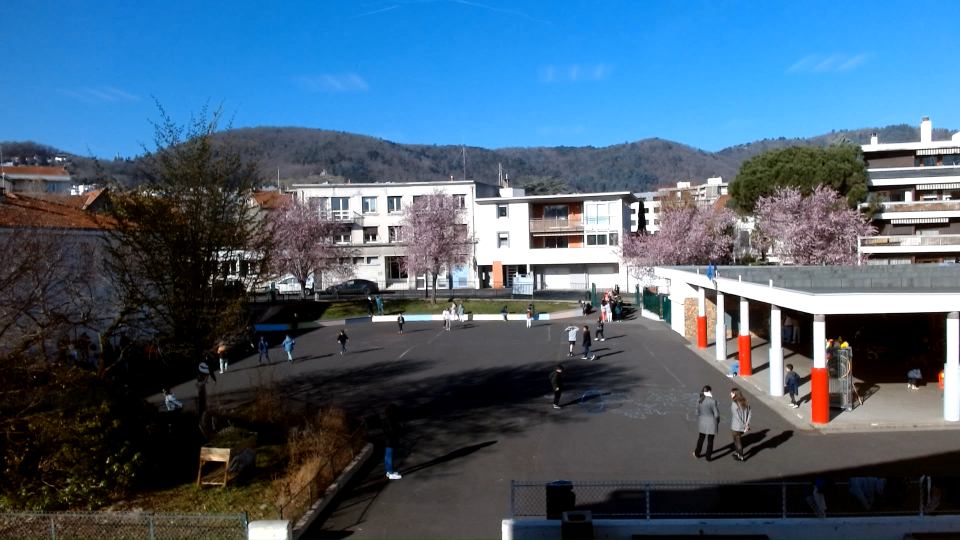
#> input picture Real_playground.png, 1920 x 1080 px, found by its file name (shown at 1/2 size)
$ python draw_grid.py
#> lines starting #> are read from the running program, lines starting #| are printed output that depends on the picture; after the words box and inside, x2 and y2 are one past the last pixel; in counts of white or black regions, pixels touching at a corner belong together
### project_paths.py
"""Repository-relative paths and lightweight CLI configuration (no ML imports)."""
import argparse
import json
import os
from pathlib import Path

ROOT = Path(__file__).resolve().parent
DEFAULTS = {
    'video': 'videos/WIN_20260326_10_00_11_Pro.mp4',
    'output_dir': 'playground_results',
    'detector_checkpoint': 'models/yolo26x.pt',
    'calibration': 'configs/calibration/calibration_matrix_playground.json',
    'tracker_config': None,
    'models_dir': 'models',
    'external_dir': 'external',
}


def repo_path(value):
    p = Path(os.path.expandvars(os.path.expanduser(str(value))))
    return str(p if p.is_absolute() else ROOT / p)


def load_paths(config=None):
    values = dict(DEFAULTS)
    configured = config or os.environ.get('PLAYGROUND_CONFIG')
    candidate = Path(repo_path(configured)) if configured else ROOT/'configs/paths.local.json'
    if candidate.is_file():
        supplied = json.loads(candidate.read_text(encoding='utf8'))
        unknown = set(supplied)-set(values)
        if unknown: raise ValueError(f'Unknown path settings: {sorted(unknown)}')
        values.update(supplied)
    elif configured:
        raise FileNotFoundError(candidate)
    for key,value in values.items():
        if value is not None:
            if not isinstance(value,str) or not value: raise ValueError(f'Invalid path setting: {key}')
            values[key] = repo_path(value)
    return values


# [9 lines left out: function stage_paths, not called in this run]


def checkpoint_path(name):
    return str(Path(load_paths()['models_dir']) / name)


def external_path(name=''):
    return str(Path(load_paths()['external_dir']) / name)


def output_path(name):
    return str(Path(load_paths()['output_dir']) / name)

### tools/draw_grid.py
# Allow both python -m PACKAGE.NAME and direct script execution.
if __package__ in (None, ""):
    import sys as _sys
    from pathlib import Path as _Path
    _sys.path.insert(0, str(_Path(__file__).resolve().parents[1]))
from project_paths import repo_path, checkpoint_path, external_path, output_path, load_paths
import sys as _dependency_sys
_dependency_sys.path.insert(0, external_path())
import cv2
import numpy as np
import json
import os

def draw_virtual_grid(image_path, matrix_path):
    # 1. Load image and matrix
#> called with image_path = 'assets/reference/Real_playground.png'
    if not os.path.exists(matrix_path):
        print("Matrix file not found!")
        return

    img = cv2.imread(image_path)
#> img is the input picture: shape (1080, 1920, 3); mean B, G, R 117.7, 96.3, 72.1
    h_img, w_img = img.shape[:2]
#> h_img = 1080; w_img = 1920

    with open(matrix_path, "r") as f:
#> (reads calibration_matrix_playground.json from the repository)
        data = json.load(f)
        H = np.array(data["homography_matrix"])

    # 2. Calculate inverse matrix to convert from Meters -> Pixels
    # H: Pixel -> World  ==>  H_inv: World -> Pixel
    try:
        H_inv = np.linalg.inv(H)
    except:
        print("Matrix is not invertible!")
        return

    def world_to_pixel(x_world, y_world):
        """Function to convert from Meters to Pixels for drawing"""
        vec_world = np.array([x_world, y_world, 1]).reshape(3, 1)
        vec_pixel = np.dot(H_inv, vec_world)
        u = vec_pixel[0] / vec_pixel[2]
        v = vec_pixel[1] / vec_pixel[2]
        return int(u), int(v)

    # 3. Configure grid (Draw grid within which range?)
    # Assume drawing from -10m to 30m (depending on how wide your field is)
    START_X, END_X = -18, 40
    START_Y, END_Y = -10, 50
    STEP = 2 # Draw one line every 2 meters (to avoid clutter)
    overlay = img.copy()

    # 4. Draw vertical lines (along Y axis)
    for x in range(START_X, END_X, STEP):
        # Get 2 endpoints in real world coordinates
        pt1_real = (x, START_Y)
        pt2_real = (x, END_Y)

        # Convert to pixels
        pt1_pixel = world_to_pixel(*pt1_real)
        pt2_pixel = world_to_pixel(*pt2_real)

        # Draw (Blue color)
        cv2.line(overlay, pt1_pixel, pt2_pixel, (255, 100, 0), 1)
        # Write meter number
        if -1000 < pt1_pixel[0] < 3000 and -1000 < pt1_pixel[1] < 3000:
             cv2.putText(overlay, f"{x}m", pt1_pixel, cv2.FONT_HERSHEY_SIMPLEX, 0.4, (255,255,255), 1)
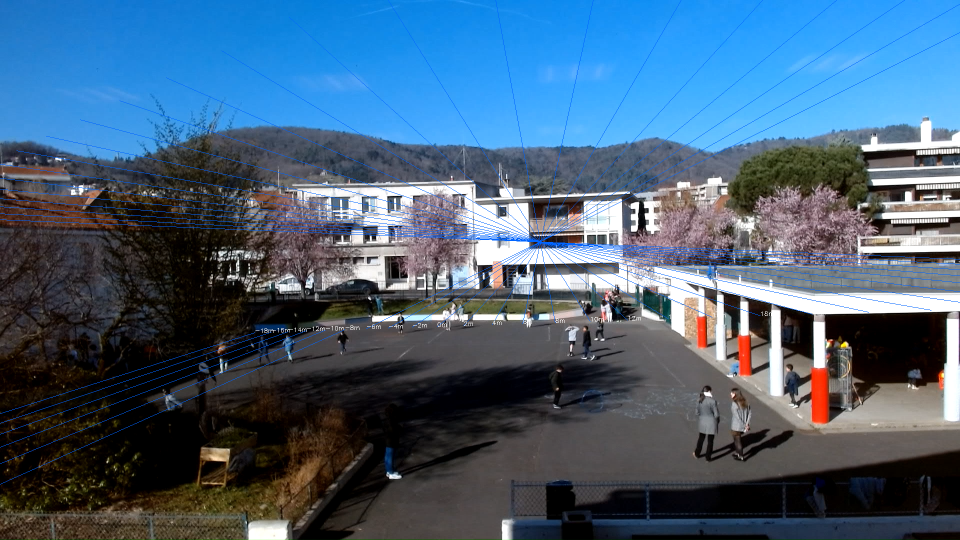
#> overlay: shape (1080, 1920, 3) (shown at 1/2 size); 1.62% of pixels changed, all inside (x1, y1, x2, y2) = (0, 0, 1920, 969)

    # 5. Draw horizontal lines (along X axis)
    for y in range(START_Y, END_Y, STEP):
        pt1_real = (START_X, y)
        pt2_real = (END_X, y)

        pt1_pixel = world_to_pixel(*pt1_real)
        pt2_pixel = world_to_pixel(*pt2_real)

        # Draw (Blue color)
        cv2.line(overlay, pt1_pixel, pt2_pixel, (255, 100, 0), 1)
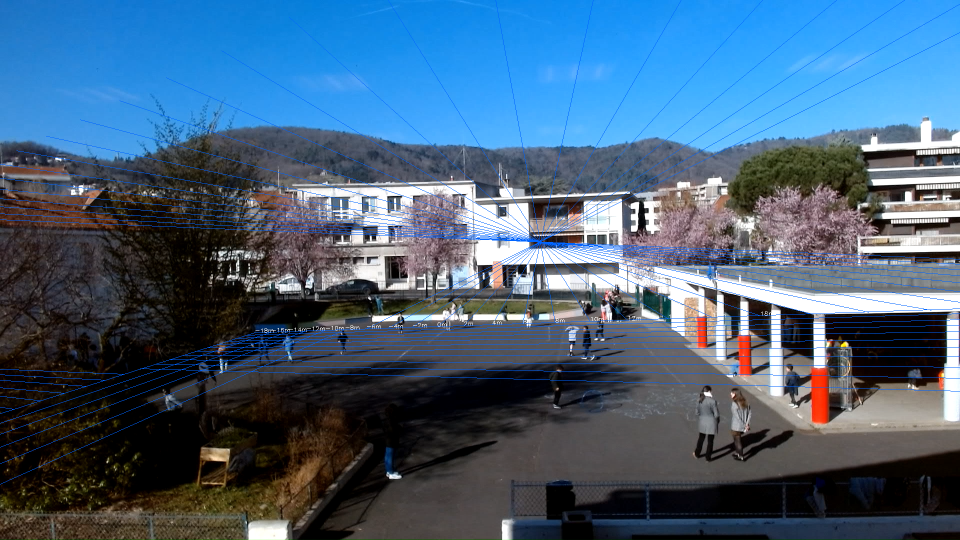
#> overlay: shape (1080, 1920, 3) (shown at 1/2 size); 0.84% of pixels changed, all inside (x1, y1, x2, y2) = (0, 617, 1920, 819)

    # Blend original image and grid (make grid slightly transparent)
    alpha = 0.6
    cv2.addWeighted(overlay, alpha, img, 1 - alpha, 0, img)
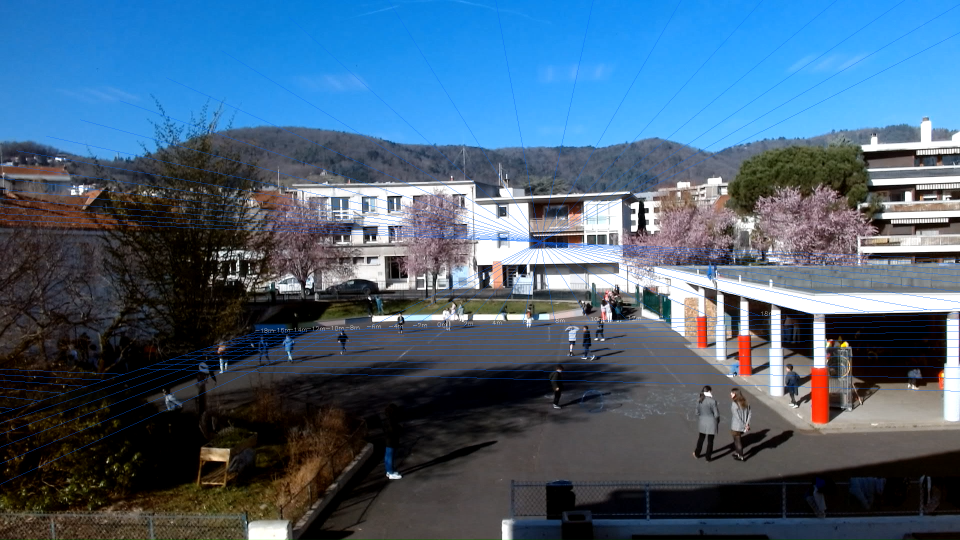
#> img: shape (1080, 1920, 3) (shown at 1/2 size); 2.45% of pixels changed, all inside (x1, y1, x2, y2) = (0, 0, 1920, 969)

    # Save the result.
    output_file = "grid_visualization_playground.jpg"
    cv2.imwrite(output_file, img)
    print(f"Grid drawing completed! Open the file {output_file} to view it.")

if __name__ == "__main__":
    IMG = repo_path('assets/reference/Real_playground.png')
    JSON = repo_path('configs/calibration/calibration_matrix_playground.json')
    draw_virtual_grid(IMG, JSON)
